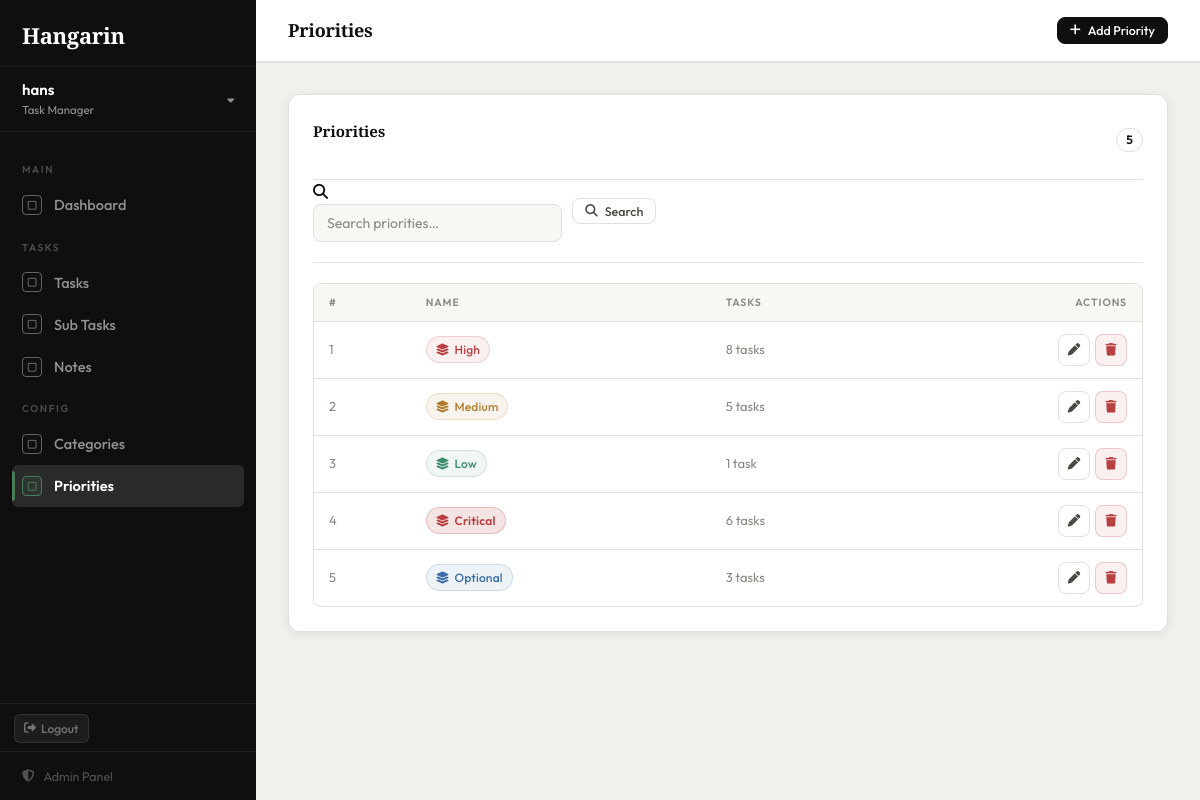
/priorities/ (signed in), run on the app's committed database.
### tasks/models.py (models this page shows, shortened)
class Priority(models.Model):
    name = models.CharField(max_length=100)
    class Meta:
        verbose_name = "Priority"
        verbose_name_plural = "Priorities"

### tasks/views.py (the view)
# urls.py: path('priorities/',                    views.priority_list,   name='priority_list'),
@login_required
def priority_list(request):
    query = request.GET.get('q', '')
    priorities = Priority.objects.all()
    if query:
        priorities = priorities.filter(name__icontains=query)
    page_obj = Paginator(priorities, 10).get_page(request.GET.get('page'))
    return render(request, 'tasks/priority_list.html', {'page_obj': page_obj, 'query': query, 'page_title': 'Priorities'})

### tasks/templates/tasks/priority_list.html (shortened to what this page needs)
{% extends "tasks/base.html" %}
{% block nav_priorities %}active{% endblock %}
{% block topbar_actions %}
<a href="{% url 'priority_create' %}" class="btn btn-primary btn-sm">
    <i class="fa-solid fa-plus"></i> Add Priority
</a>
{% endblock %}
{% block content %}
<div class="card">
    <div class="card-header">
        <span class="card-title">Priorities</span>
        <span style="font-size:12px; font-weight:600; background:var(--surface-2); border:1px solid var(--border); border-radius:99px; padding:1px 9px; color:var(--text-3);">{{ page_obj.paginator.count }}</span>
    </div>
    <div class="card-body" style="padding-bottom:0;">
        <form method="GET" class="filter-bar">
            <div class="search-wrap">
                <i class="fa-solid fa-magnifying-glass"></i>
                <input type="text" name="q" class="form-control" placeholder="Search priorities…" value="{{ query }}">
            </div>
            <button type="submit" class="btn btn-ghost btn-sm"><i class="fa-solid fa-magnifying-glass"></i> Search</button>
        </form>
    </div>
    {% if page_obj.object_list %}
    <div class="table-wrap">
        <table>
            <thead>
                <tr>
                    <th>#</th>
                    <th>Name</th>
                    <th>Tasks</th>
                    <th style="text-align:right;">Actions</th>
                </tr>
            </thead>
            <tbody>
                {% for p in page_obj %}
                <tr>
                    <td class="td-muted">{{ forloop.counter }}</td>
                    <td>
                        <span class="badge b-{{ p.name|lower }}">
                            <i class="fa-solid fa-layer-group"></i> {{ p.name }}
                        </span>
                    </td>
                    <td class="td-muted">{{ p.task_set.count }} task{% if p.task_set.count != 1 %}s{% endif %}</td>
                    <td>
                        <div style="display:flex; gap:5px; justify-content:flex-end;">
                            <a href="{% url 'priority_edit' p.pk %}" class="btn btn-ghost btn-sm btn-icon"><i class="fa-solid fa-pen"></i></a>
                            <a href="{% url 'priority_delete' p.pk %}" class="btn btn-danger btn-sm btn-icon"><i class="fa-solid fa-trash"></i></a>
                        </div>
                    </td>
                </tr>
                {% endfor %}
            </tbody>
        </table>
    </div>
    {% endif %}
</div>
{% endblock %}

### tasks/templates/tasks/base.html (shortened to what this page needs)
{%load static%}
{% load pwa %}
<!DOCTYPE html>
<html lang="en">
<head>
    <link rel="stylesheet" href="https://cdnjs.cloudflare.com/ajax/libs/font-awesome/6.5.0/css/all.min.css">
</head>
<body>
<aside class="sidebar">
    <div class="sidebar-brand">
        <a href="{% url 'dashboard' %}">
            <div class="brand-title">Hangarin</div>
        </a>
    </div>
    {% if user.is_authenticated %}
    <div class="sidebar-user-block">
        <div class="user-left">
            <div class="user-name">{{ user.username }}</div>
            <div class="user-role">Task Manager</div>
        </div>
        <i class="fa-solid fa-caret-down user-caret"></i>
    </div>
    <nav class="sidebar-nav">
        <div class="nav-section-label">Main</div>
        <a href="{% url 'dashboard' %}" class="nav-link {% block nav_dashboard %}{% endblock %}">
            <span class="nav-icon"><i class="fa-regular fa-square"></i></span>
            Dashboard
        </a>
        <div class="nav-section-label">Tasks</div>
        <a href="{% url 'task_list' %}" class="nav-link {% block nav_tasks %}{% endblock %}">
            <span class="nav-icon"><i class="fa-regular fa-square"></i></span>
            Tasks
        </a>
        <a href="{% url 'subtask_list' %}" class="nav-link {% block nav_subtasks %}{% endblock %}">
            <span class="nav-icon"><i class="fa-regular fa-square"></i></span>
            Sub Tasks
        </a>
        <a href="{% url 'note_list' %}" class="nav-link {% block nav_notes %}{% endblock %}">
            <span class="nav-icon"><i class="fa-regular fa-square"></i></span>
            Notes
        </a>
        <div class="nav-section-label">Config</div>
        <a href="{% url 'category_list' %}" class="nav-link {% block nav_categories %}{% endblock %}">
            <span class="nav-icon"><i class="fa-regular fa-square"></i></span>
            Categories
        </a>
        <a href="{% url 'priority_list' %}" class="nav-link {% block nav_priorities %}{% endblock %}">
            <span class="nav-icon"><i class="fa-regular fa-square"></i></span>
            Priorities
        </a>
    </nav>
    <div style="padding: 10px 14px 8px; border-top: 1px solid rgba(255,255,255,0.08);">
        <a href="#" class="logout-link"
           onclick="event.preventDefault(); document.getElementById('logout-form').submit();">
            <i class="fa-solid fa-right-from-bracket"></i>
            Logout
        </a>
    </div>
    {% endif %}
    <div class="sidebar-footer">
        <a href="/admin/" class="admin-link">
            <i class="fa-solid fa-shield-halved"></i>
            Admin Panel
        </a>
    </div>
</aside>
<main class="main">
    <header class="topbar">
        <div class="topbar-left">
            <h1>{% block page_heading %}{{ page_title }}{% endblock %}</h1>
        </div>
        <div class="topbar-right">
            {% block topbar_actions %}{% endblock %}
        </div>
    </header>
    <div class="content">
        {% block content %}{% endblock %}
    </div>
</main>
</body>
</html>

### data on the page
Priority: name "High", task_set.count "8"
Priority: name "Medium", task_set.count "5"
Priority: name "Low", task_set.count "1"
Priority: name "Critical", task_set.count "6"
Priority: name "Optional", task_set.count "3"

### other printed values
{{ user.username }} "hans"
{{ page_title }} "Priorities"
{{ page_obj.paginator.count }} "5"
